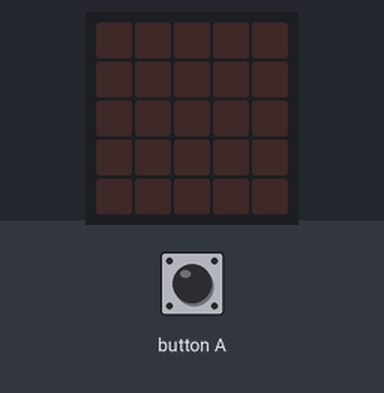
A program run on a simulated BBC micro:bit (MakeCode). Shown: the board's 5×5 LED display. The inputs (shaded band) are chosen by the test bench.

Above: at 1.2 s.
1.3 s: button A pressed for 0.15 s
At 1.55 s:
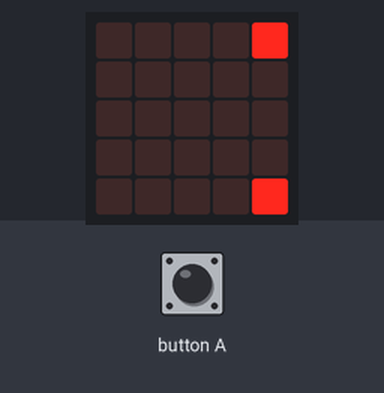
At 1.95 s:
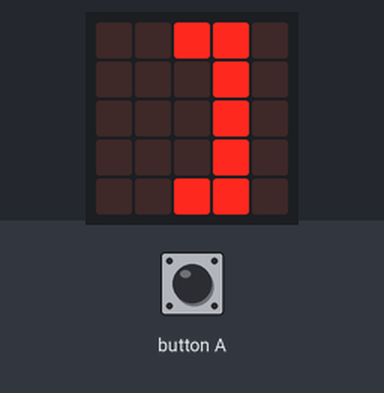

The program:

main.ts
```typescript
input.onButtonPressed(Button.A, function () {
    for (let index = 0; index < 4; index++) {
        images.createBigImage(`
            # # . # # . . . . .
            . # . # . . # # # .
            . # . # . . # . # .
            . # . # . . # # # .
            # # . # # . # . # .
            `).scrollImage(1, 200)
        images.createBigImage(`
            . . . . # . . . . .
            # # # . # . . . . .
            # . . . # . # . . .
            # . . . # # . . . .
            # # # . # . # . . .
            `).scrollImage(1, 200)
        images.createBigImage(`
            . # . . # . . . # #
            # # # . # . . . # .
            . # . . # # # . # #
            . # . . # . # . # .
            . # # . # . # . # #
            `).scrollImage(1, 200)
        images.createBigImage(`
            # . . . # # # . # .
            # . . . # . # . # .
            # . . . # # # . # .
            . . . . # . . . # .
            # . . . # . . . # #
            `).scrollImage(1, 200)
        images.createBigImage(`
            . . . . . . . . . .
            . . # # # . # . . #
            . . # . # . # # . #
            . . # # # . # . # #
            # . # . # . # . . #
            `).scrollImage(1, 200)
        images.createBigImage(`
            . # # # . . # . . #
            . # . # . # # # . #
            . # # # . . # . . #
            . # . . . . # . . .
            . # # # . . # # . #
            `).scrollImage(1, 200)
        images.createBigImage(`
            . # . # . . . . . .
            . # . # . . . . . .
            . # . # . . . . . .
            . . . . . . . . . .
            . # . # . . . . . .
            `).scrollImage(1, 200)
    }
})
```

test.ts
```typescript
// здесь помещаются тесты; они не будут скомпилированы, пока пакет используется в качестве расширения.
```

Measured:
- after the input at 1.3 s, the display: changes after 0.15 s (image 1)
